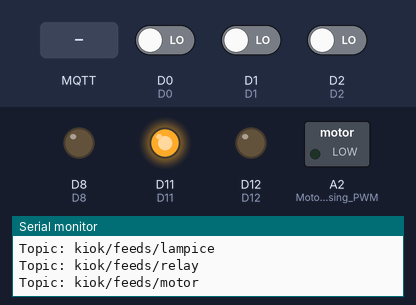
Recording of a sketch running on a simulated Arduino MKR. Shown: switched loads named in the sketch (green lamp = pin HIGH), output pins drawn as LEDs (lit = HIGH), the last lines printed to the serial monitor. The test bench sets the inputs (shaded band); at power-on: D0 LOW, D1 LOW, D2 LOW. WiFi joins after 1.5 s; servers stay silent unless stated; no MQTT or app messages arrive unless stated.

Above: at 2.7 s.
2.8 s: MQTT message "ON" arrives on the second subscribed topic
At 3.6 s:
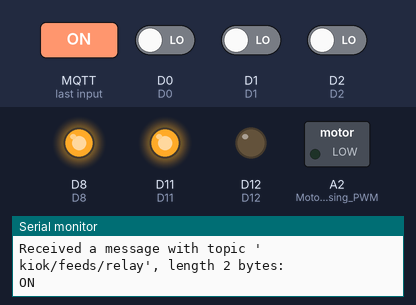
4.3 s: MQTT message "ON" arrives on the third subscribed topic
At 4.7 s:
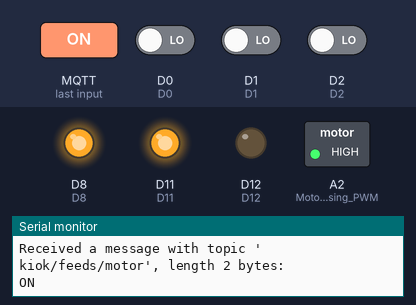
Timing chart, 0 to 7.3 s (numbered marks = the images above; inputs shaded):
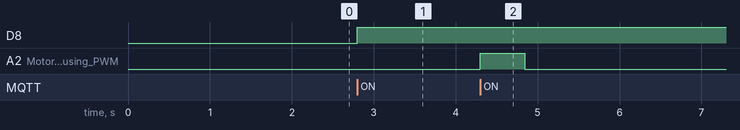

Measured:
- after the input at 2.8 s, D8: LOW → HIGH at once
- after the input at 4.3 s, A2 (Motor_speed_by_using_PWM): LOW → HIGH at once, → LOW 0.54 s later

The sketch:

sketch_mkr1000.ino
```cpp
// (licence header left out)
#include <ArduinoMqttClient.h>
#include <WiFi101.h>
#include "arduino_secrets.h"
#include "MKR1000_defs.h"
#include <string>

// #include <Servo.h>

// Servo MyServo;

// Secrets for the WiFi are saved in arduino_secrets.h please update it there
char ssid[] = SECRET_SSID; // your network SSID
char pass[] = SECRET_PASS; // your network password

// Create WiFi client
WiFiClient wifiClient;
MqttClient mqttClient(wifiClient);

// Set everything that we will need for connecting to MQTT broker
const int port = MQTT_PORT;
const char mqtt_host[] = MQTT_HOST;
const char client_id[] = CLIENT_ID;
const char mqtt_username[] = MQTT_USERNAME;
const char mqtt_password[] = MQTT_PASSWORD;

const char topic1[] = "kiok/feeds/lampice";
const char topic2[] = "kiok/feeds/relay";
const char topic3[] = "kiok/feeds/motor";

const int shouldIListenToTopic3 = 1; // Flip this to 0 if you don't need to listen for third topic
int motorWorking = 0;

void setup()
{
  // Init GPIO
  // Set inputs
  pinMode(D0, INPUT); // Touch Button
  pinMode(D1, INPUT); // White Button
  pinMode(D2, INPUT); // Red Button

  // Set outputs
  pinMode(D7, OUTPUT); // Red Led
  pinMode(D8, OUTPUT); // Relay

  // l293d
  pinMode(D11, OUTPUT); // Motor 1 direction control 1
  pinMode(D12, OUTPUT); // Motor 1 direction control 2
  pinMode(A2, OUTPUT);  // Motor speed by using PWM

  digitalWrite(D11, HIGH);
  digitalWrite(D12, LOW);

  // Set servo
  // MyServo.attach(D9);

  // Initialize serial and wait for port to open:
  Serial.begin(9600);

  // No need to wait, this is legacy
  /*
  while (!Serial)
  {
    ; // wait for serial port to connect. Needed for native USB port only
  }
  */

  // Attempt to connect to Wifi network:
  Serial.print("Attempting to connect to SSID: ");
  Serial.print(ssid);
  Serial.println();

  // Loop while not connected
  while (WiFi.begin(ssid, pass) != WL_CONNECTED)
  {
    // Failed, retry
    Serial.print(".");
    delay(5000);
  }

  // Success! We are connected!
  Serial.println("You're connected to the network!");
  Serial.println();

  // You can provide a unique client ID, if not set the library uses Arduino-millis()
  // Each client must have a unique client ID
  // mqttClient.setId(CLIENT_ID);

  // You can provide a username and password for authentication
  mqttClient.setUsernamePassword(mqtt_username, mqtt_password);

  Serial.print("Attempting to connect to the MQTT broker: ");
  Serial.println(mqtt_host);

  if (!mqttClient.connect(mqtt_host, port))
  {
    Serial.print("MQTT connection failed! Error code = ");
    Serial.println(mqttClient.connectError());

    // Error while connecting to MQTT
    while (1)
      ;
  }

  Serial.println("You're connected to the MQTT broker!");
  Serial.println();

  // Set the message receive callback
  mqttClient.onMessage(onMqttMessage);

  Serial.print("Subscribing to topic: ");
  Serial.println(topic1);
  Serial.println();

  // Subscribe to a topic
  mqttClient.subscribe(topic1);
  mqttClient.subscribe(topic2);
  mqttClient.subscribe(topic3);

  // Topics can be unsubscribed using:
  // mqttClient.unsubscribe(topic);

  Serial.print("Topic: ");
  Serial.println(topic1);
  Serial.print("Topic: ");
  Serial.println(topic2);
  Serial.print("Topic: ");
  Serial.println(topic3);

  Serial.println();
}

void loop()
{
  // call poll() regularly to allow the library to receive MQTT messages and
  // send MQTT keep alive which avoids being disconnected by the broker
  mqttClient.poll();

  int buttonTouchState = digitalRead(D0);
  if (buttonTouchState)
  {
    Serial.println("Taknuo si me! Touch senzor V2 aktivan!");
    mqttClient.beginMessage(topic1);
    mqttClient.print("ON");
    mqttClient.endMessage();

    mqttClient.beginMessage(topic3);
    mqttClient.print("ON");
    mqttClient.endMessage();
    delay(1000);
  }

  int buttonWhiteState = digitalRead(D1);
  if (buttonWhiteState)
  {
    Serial.println("OFF Button pressed!");
    mqttClient.beginMessage(topic1);
    mqttClient.print("OFF");
    mqttClient.endMessage();

    mqttClient.beginMessage(topic2);
    mqttClient.print("OFF");
    mqttClient.endMessage();
    delay(300);
  }

  int buttonRedState = digitalRead(D2);
  if (buttonRedState)
  {
    Serial.println("ON Button pressed!");
    mqttClient.beginMessage(topic1);
    mqttClient.print("ON");
    mqttClient.endMessage();

    mqttClient.beginMessage(topic2);
    mqttClient.print("ON");
    mqttClient.endMessage();
    delay(300);
  }

  if (motorWorking == 1)
  {
    // Kick
    // analogWrite(A2, 255);
    // delay(25);
    // Run
    // for (int i = 145; i >= 30; --i) {
    //  analogWrite(A2, i);
    //  delay(30);
    //}
  }
}

void onMqttMessage(int messageSize)
{
  // Get topic
  String topic = ""; // Use Strings :( , but this is demo project anyway... :)
  topic = mqttClient.messageTopic();

  // Use the Stream interface to print the contents
  String messagePayload = ""; // Use Strings :( , but this is demo project anyway... :)
  while (mqttClient.available())
  {
    messagePayload += (char)mqttClient.read();
    // Serial.print((char)mqttClient.read());
  }

  // We received a message, print out the topic and contents
  Serial.println("Received a message with topic '");
  Serial.print(topic);
  Serial.print("', length ");
  Serial.print(messageSize);
  Serial.println(" bytes:");
  Serial.println(messagePayload);

  // Logika za komande
  if (topic == topic1)
  {
    if (messagePayload == "ON" || messagePayload == "on") // Sometimes it is easier to check than to lowercase ;)
    {
      digitalWrite(D7, HIGH);
    }
    else if (messagePayload == "OFF" || messagePayload == "off")
    {
      digitalWrite(D7, LOW);
    }
  }

  if (topic == topic2)
  {
    if (messagePayload == "ON" || messagePayload == "on")
    {
      digitalWrite(D8, HIGH);
    }
    else if (messagePayload == "OFF" || messagePayload == "off")
    {
      digitalWrite(D8, LOW);
    }
  }

  if (topic == topic3 && shouldIListenToTopic3 == 1)
  {
    if (messagePayload == "ON" || messagePayload == "on")
    {
      motorWorking = 1;
      for (int i = 145; i >= 50; --i)
      {
        analogWrite(A2, i);
        delay(30);
      }
    }
    else if (messagePayload == "OFF" || messagePayload == "off")
    {
      motorWorking = 0;
    }
  }

  Serial.println();
  Serial.println();
}
```

MKR1000_defs.h
```cpp
#define D0 0
#define D1 1
#define D2 2
#define D3 3
#define D4 4
#define D5 5
#define D6 6
#define D7 7
#define D8 8
#define D9 9
#define D10 10
#define D11 11
#define D12 12
#define D13 13
#define D14 14
```

arduino_secrets.h
```cpp
#define SECRET_SSID "INSERT_YOUR_WIFI_SSID"
#define SECRET_PASS "INSERT_YOUR_WIFI_PASSWORD"

#define MQTT_PORT 1883
#define MQTT_HOST "INSERT_YOUR_MQTT_HOST"
#define CLIENT_ID "INSERT_YOUR_MQTT_CLIENT_ID (uncomment if you want to use)"
#define MQTT_USERNAME "INSERT_YOUR_MQTT_USERNAME"
#define MQTT_PASSWORD "INSERT_YOUR_MQTT_PASSWORD"
```
